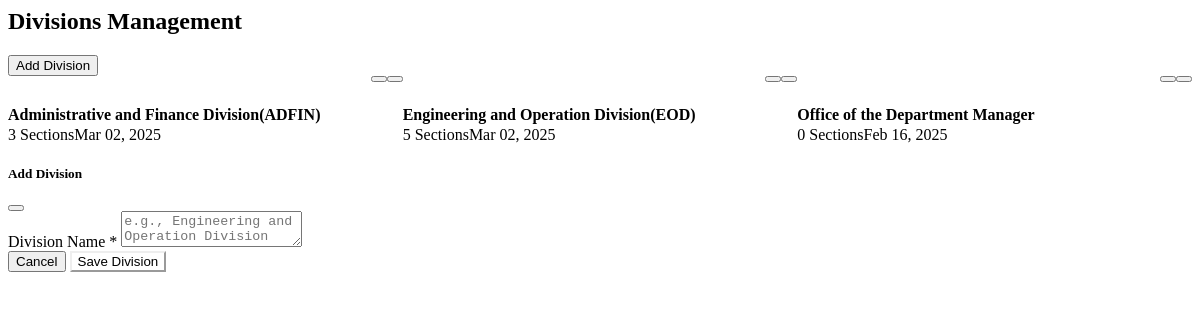
The page /modules/organization/divisions.php on the database as committed earlier.
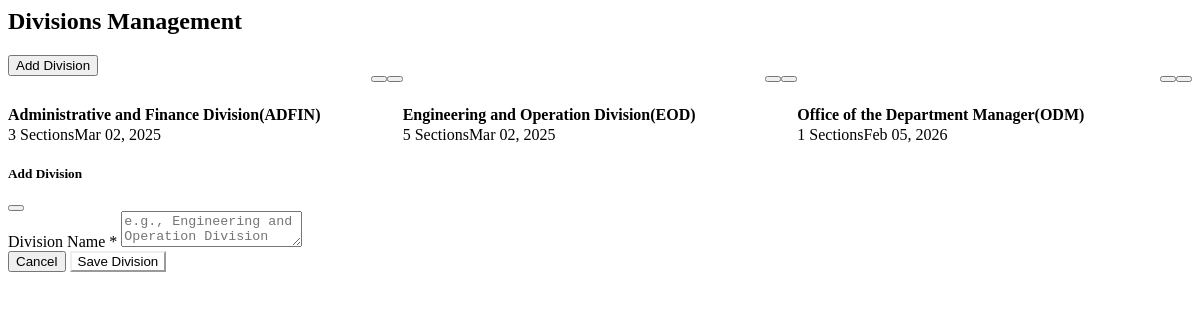
The same page on the database as committed later.
### tables this page shows
CREATE TABLE `location` (
  `location_id` int(11) NOT NULL,
  `location_name` varchar(255) NOT NULL,
  `location_type_id` int(11) NOT NULL,
  `parent_location_id` int(11) DEFAULT NULL,
  `created_at` timestamp NOT NULL DEFAULT current_timestamp(),
  `is_deleted` enum('0','1') NOT NULL DEFAULT '0'
);

### modules/organization/divisions.php (the view, shortened to what this page needs)
<?php
$db = Database::getInstance()->getConnection();
$stmt = $db->query("
    SELECT
        l.location_id as divisionId,
        l.location_name as divisionName,
        l.created_at as createdAt,
        COUNT(s.location_id) as section_count
    FROM location l
    LEFT JOIN location s ON l.location_id = s.parent_location_id AND s.location_type_id = 2 AND s.is_deleted = '0'
    WHERE l.location_type_id = 1 AND l.is_deleted = '0'
    GROUP BY l.location_id
    ORDER BY l.location_name ASC
");
$divisions = $stmt->fetchAll();
?>
<link rel="stylesheet" href="assets/css/divisions.css">
<div class="page-header">
    <h2>Divisions Management</h2>
    <button class="btn btn-primary" onclick="DivisionsManager.openAddModal()">
        Add Division
    </button>
</div>
<?php if (count($divisions) > 0): ?>
<div class="divisions-grid">
    <?php foreach ($divisions as $division): ?>
    <div class="division-card">
        <div class="division-header">
            <div class="division-badge">DIVISION</div>
            <div class="division-actions">
                <button class="btn btn-sm btn-secondary" onclick="DivisionsManager.editDivision(<?php echo $division['divisionId']; ?>)">
                </button>
                <button class="btn btn-sm btn-danger" onclick="DivisionsManager.deleteDivision(<?php echo $division['divisionId']; ?>, '<?php echo htmlspecialchars($division['divisionName'], ENT_QUOTES); ?>')">
                </button>
            </div>
        </div>
        <div class="division-name">
            <?php echo htmlspecialchars($division['divisionName'] ?: 'No name specified'); ?>
        </div>
        <div class="division-meta">
            <span><i class="fas fa-sitemap"></i> <?php echo $division['section_count']; ?> Sections</span>
            <span><i class="fas fa-calendar"></i> <?php echo date('M d, Y', strtotime($division['createdAt'])); ?></span>
        </div>
    </div>
    <?php endforeach; ?>
</div>
<?php endif; ?>
<div class="modal fade" id="divisionModal" tabindex="-1" aria-labelledby="divisionModalTitle" aria-hidden="true" data-bs-backdrop="static" data-bs-keyboard="false">
    <div class="modal-dialog">
        <div class="modal-content">
            <div class="modal-header border-bottom">
                <h5 class="modal-title" id="divisionModalTitle">Add Division</h5>
                <button type="button" class="btn-close" data-bs-dismiss="modal" aria-label="Close"></button>
            </div>
            <form id="divisionForm" onsubmit="DivisionsManager.handleSubmit(event)">
                <div class="modal-body">
                    <div class="form-group">
                        <label for="divisionName">Division Name *</label>
                        <textarea class="form-control" id="divisionName" name="divisionName" required maxlength="255" placeholder="e.g., Engineering and Operation Division (EOD)"></textarea>
                    </div>
                </div>
                <div class="modal-footer border-top">
                    <button type="button" class="btn btn-secondary" data-bs-dismiss="modal">Cancel</button>
                    <button type="submit" class="btn btn-primary" id="submitBtn" style="background-color: var(--primary-green); border-color: var(--primary-green);">
                        Save Division
                    </button>
                </div>
            </form>
        </div>
    </div>
</div>

Rows that differ between the two databases and show on the page:
no longer on this page (row edited): location: location_name "Office of the Department Manager", section_count "0", created_at "Feb 16, 2025"
added location: location_name "Office of the Department Manager(ODM)", section_count "1", created_at "Feb 05, 2026"
